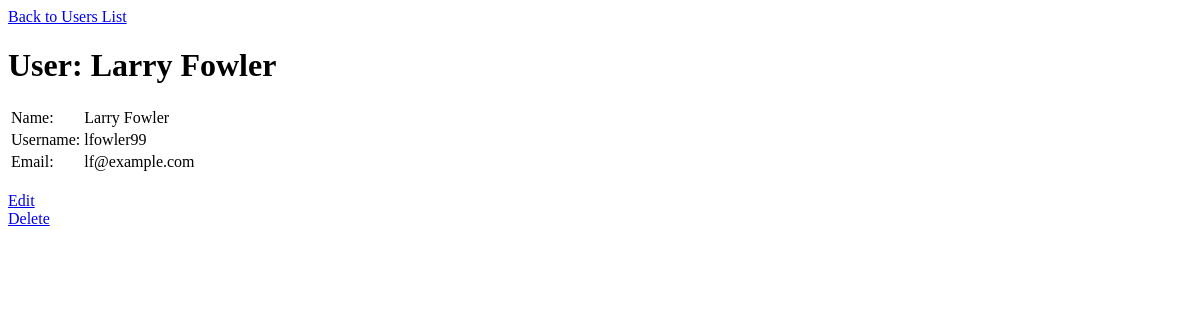
/staff/users/show.php?id=1, run on an earlier commit of the app's database.
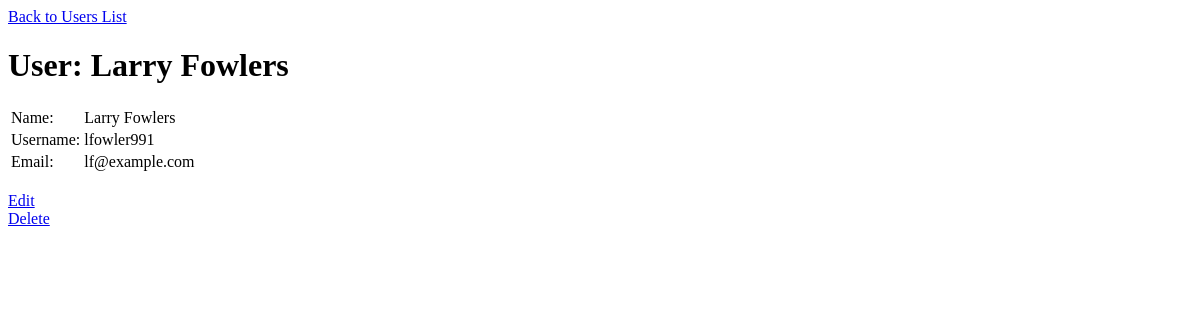
And on a later commit of the database.
### tables this page shows
CREATE TABLE `users` (
  `id` int(11) NOT NULL AUTO_INCREMENT,
  `first_name` varchar(255) DEFAULT NULL,
  `last_name` varchar(255) DEFAULT NULL,
  `email` varchar(255) DEFAULT NULL,
  `username` varchar(255) DEFAULT NULL,
  `created_at` datetime DEFAULT NULL,
  PRIMARY KEY (`id`)
);

### private/functions.php (called while the page is built, shortened)
<?php
  function h($string="") {
    return htmlspecialchars($string);
  }
  function u($string="") {
    return urlencode($string);
  }
?>

### private/query_functions.php (called while the page is built, shortened)
<?php
  function find_user_by_id($id=0) {
    global $db;
    $sql = "SELECT * FROM users WHERE id='" . $id . "' LIMIT 1;";
    $users_result = db_query($db, $sql);
    return $users_result;
  }
?>

### private/database.php (called while the page is built, shortened)
<?php
  function db_query($connection, $sql) {
    $result_set = mysqli_query($connection, $sql);
    return $result_set;
  }
  function db_fetch_assoc($result_set) {
    return mysqli_fetch_assoc($result_set);
  }
?>

### public/staff/users/show.php (the view, shortened to what this page needs)
<?php
require_once('../../../private/initialize.php');
if(!isset($_GET['id'])) {
  redirect_to('index.php');
} else {
  $id = $_GET['id'];
  $id = h($id);
}
$users_result = find_user_by_id($id);
$user = db_fetch_assoc($users_result);
?>
<?php include(SHARED_PATH . '/header.php'); ?>
<div id="main-content">
  <a href="index.php">Back to Users List</a><br />
  <h1>User: <?php echo h($user['first_name']) . " " . h($user['last_name']); ?></h1>
  <?php
    echo "<table id=\"user\">";
    echo "<tr>";
    echo "<td>Name: </td>";
    echo "<td>" . h($user['first_name']) . " " . h($user['last_name']) . "</td>";
    echo "</tr>";
    echo "<tr>";
    echo "<td>Username: </td>";
    echo "<td>" . h($user['username']) . "</td>";
    echo "</tr>";
    echo "<tr>";
    echo "<td>Email: </td>";
    echo "<td>" . h($user['email']) . "</td>";
    echo "</tr>";
    echo "</table>";
  ?>
  <br />
  <a href="edit.php?id=<?php echo u($user['id']); ?>">Edit</a><br />
  <a href="delete.php?id=<?php echo u($user['id']); ?>">Delete</a><br />
</div>
<?php include(SHARED_PATH . '/footer.php'); ?>

What changed in the data, as far as the page shows it:
changed users "Larry": last_name "Fowler" → "Fowlers"; username "lfowler99" → "lfowler991"
